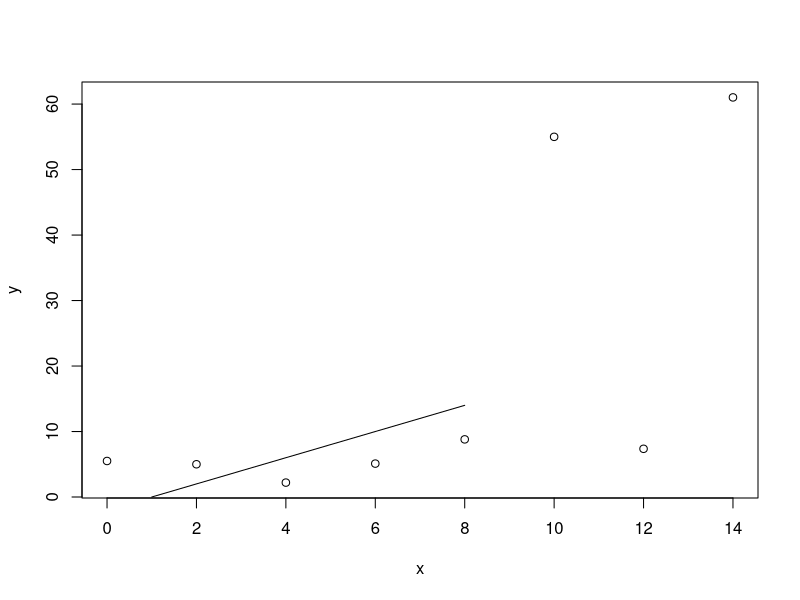
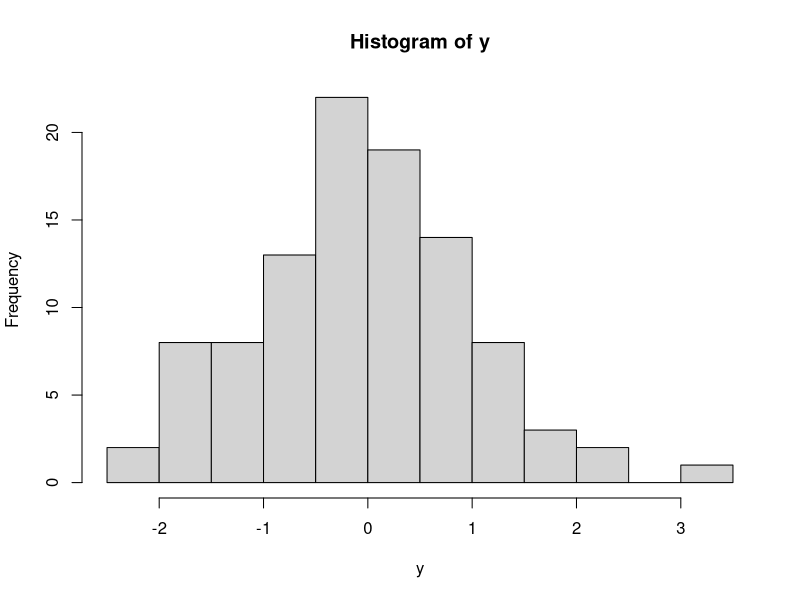
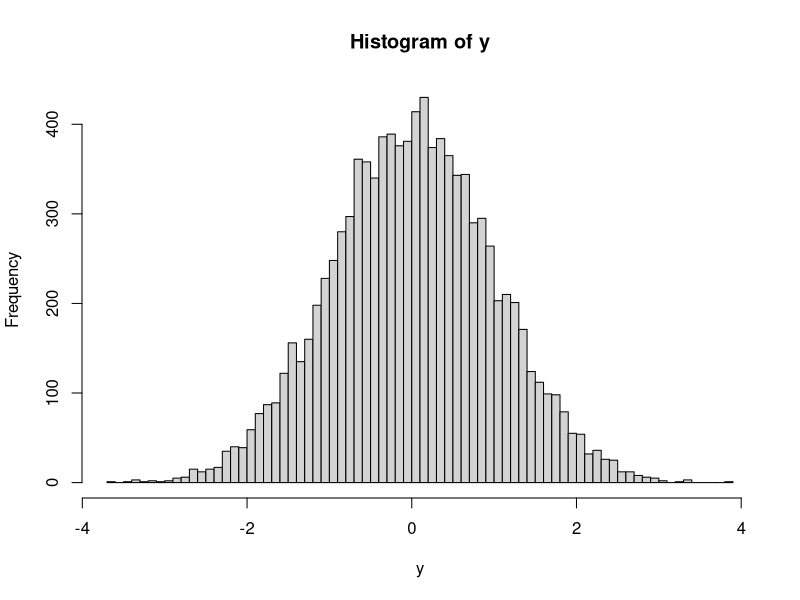
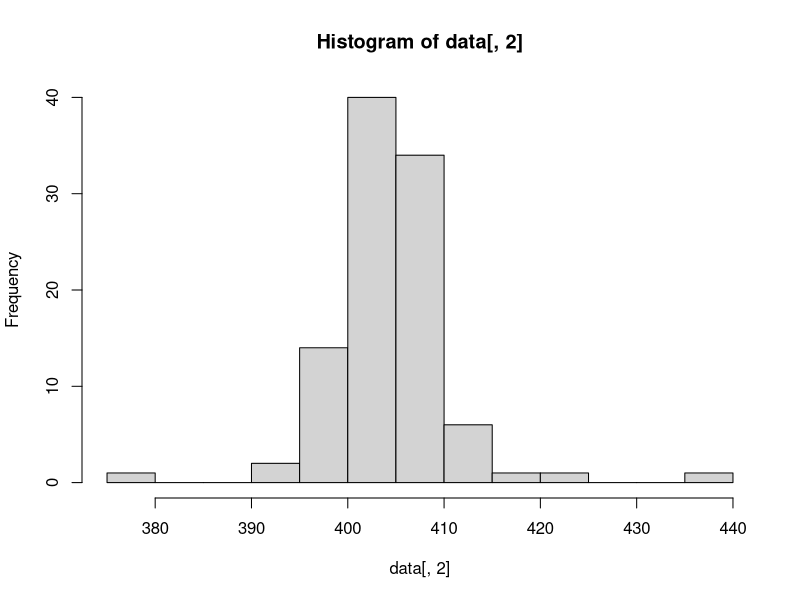
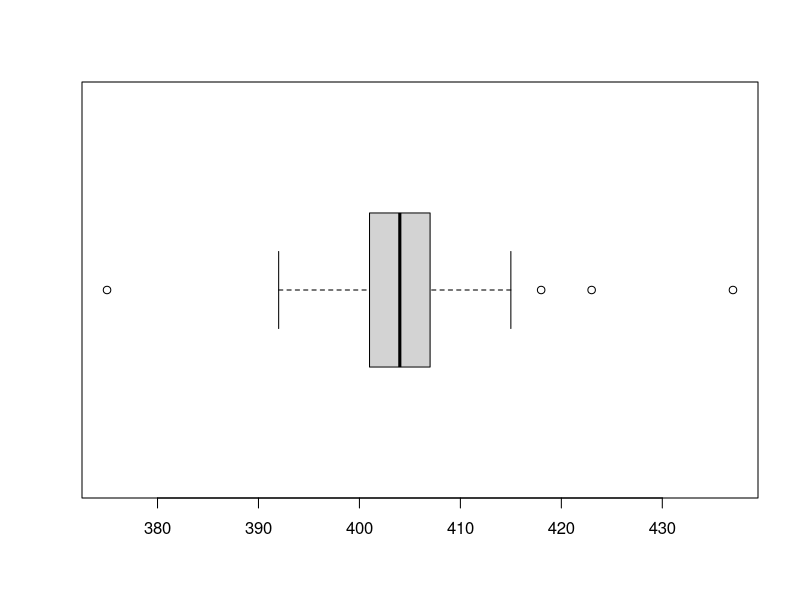
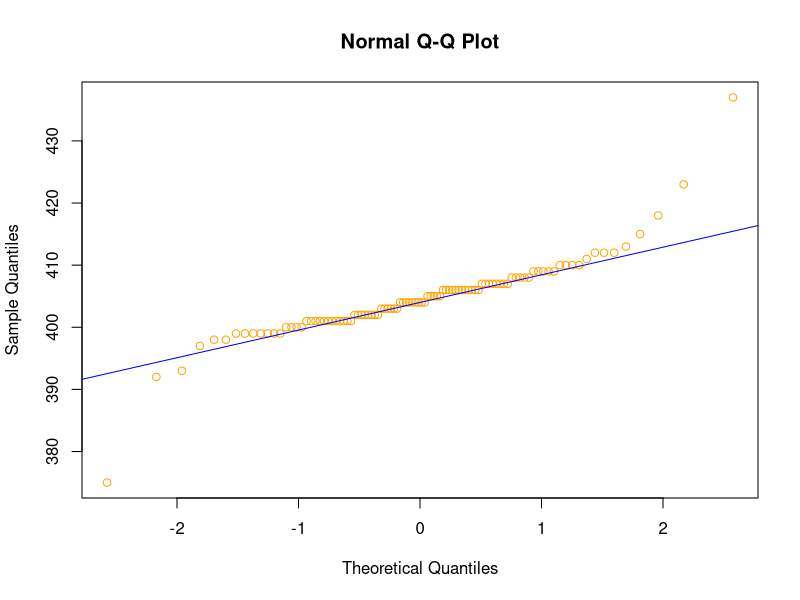
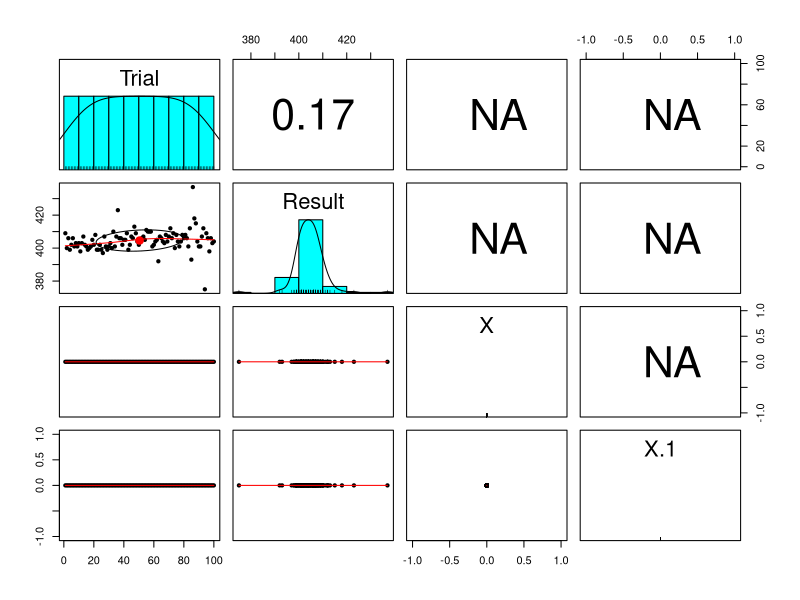
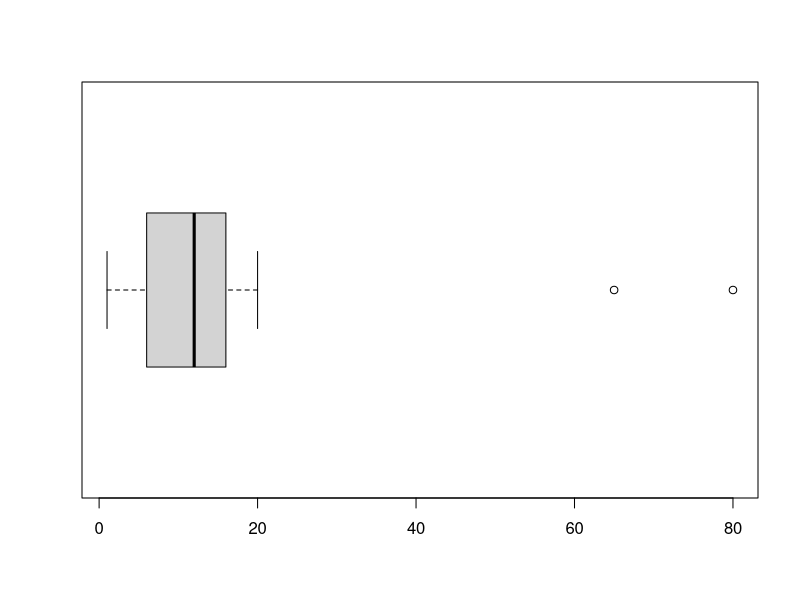

Source code (R) for these figures, in order:
#19_Nov: Lecture1-20: From Data to Decisions - Chris Mack
getwd()
y <- as.array(c(5.5, 5L, 2.2,5.1,8.8, 55L,7.36, 61.02))
class(y)
typeof(y)
x <- 4:14
x
class(x)
typeof(x)

x <- seq(0,14,2)
x
plot(y~x)
lines(x)
model <- lm(y~x)
summary(model)

#building histogram using rnorm function for data input
#note, histograms work best when we have large amount of data
y <- rnorm(100, 0, 1) #if n>100, we'd have better histogram
y
hist(y,10) #bins = sqrt(n)

y <- rnorm(10000, 0, 1) #Std Norm Dist, as mean=0 sd=1
hist(y, 100) #bins = sqrt(10000)

#**********************************************************
#Reading dataset
data <- read.csv('NBS Weight Data.csv', header = T)
str(data)
View(data)
summary(data) #note NA's
data[,c(3,4)] <- 0 #impute NA's

#Plots
hist(data[,2], breaks = 12)
boxplot(data$Result, horizontal = T)
#Quantile-Quantile plot
qqnorm(data$Result, col = 'orange') #creates a normal probability plot
qqline(data$Result, col = 'blue') #runs a straight line thru the normal prob plot

install.packages('psych', dependencies = T)
library(psych)
pairs.panels(data)
sapply(data, typeof) #shows the type of each variable
cor(data$Trial, data$Result)

#Outliers treatment: Discarding outliers
new_data <- c(sample(x = 1:20, size = 40, replace = T), 65, 80)
new_data
length(new_data)
boxplot(new_data, horizontal = T)
summary(new_data) #note: 3rd quartile value, Q3 = 15.75
benchmark <- 15.75 + 1.5*IQR(new_data) #note: Q1-1.5IQR > Outliers > Q3+1.5IQR
#Q1-1.5IQR: Lowest point of a boxplot
#Q3+1.5IQR: Highest point of a boxplot
benchmark
#subsetting new_data
new_data2 <- new_data[new_data<benchmark]
boxplot(new_data2) #no outliers
